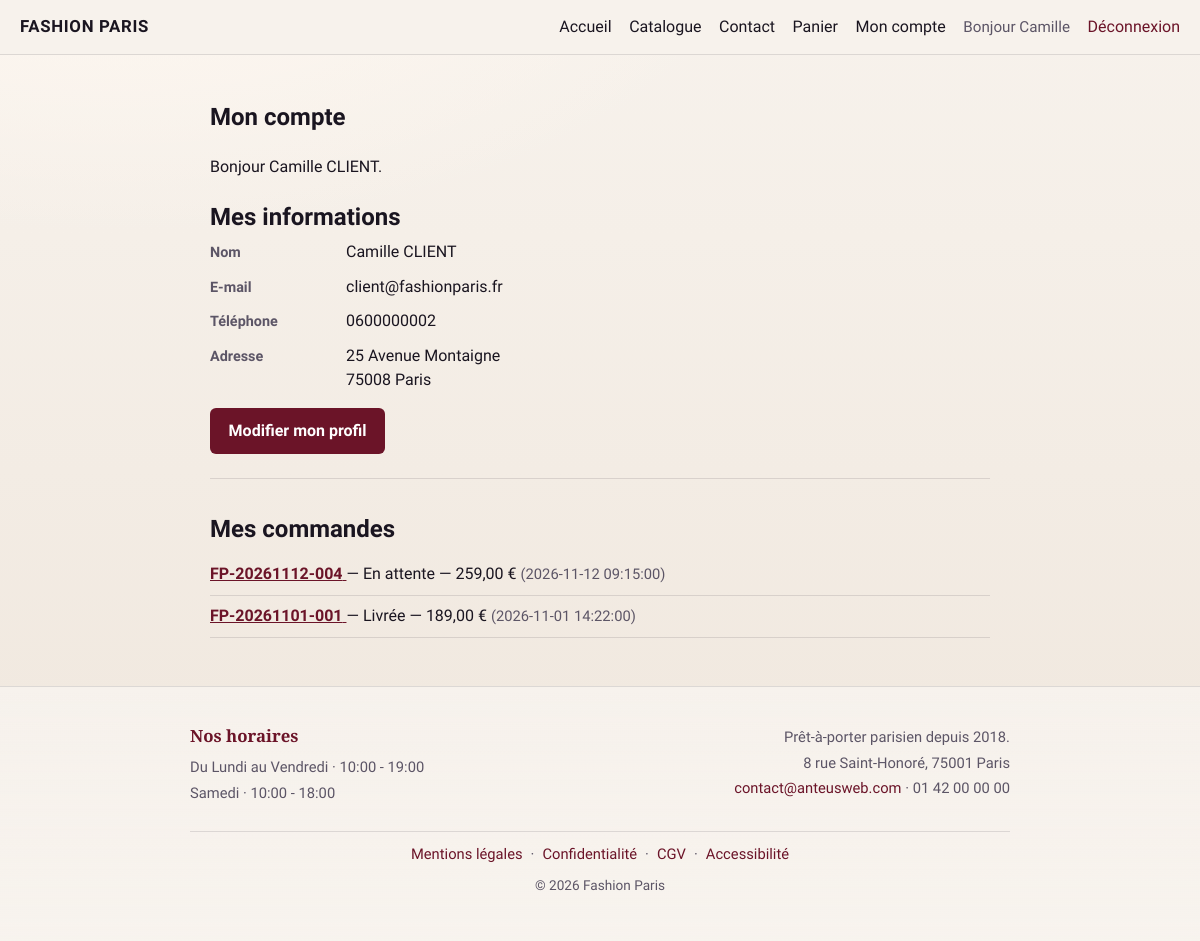
Page /mon-compte (signed in) on the committed database.
### tables this page shows
CREATE TABLE `utilisateur` (
  `utilisateur_id` INT NOT NULL AUTO_INCREMENT,
  `email` VARCHAR(100) NOT NULL,
  `password` VARCHAR(255) NOT NULL,
  `prenom` VARCHAR(50) NULL,
  `nom` VARCHAR(50) NULL,
  `telephone` VARCHAR(50) NULL,
  `adresse_postale` VARCHAR(255) NULL,
  `code_postal` VARCHAR(10) NULL,
  `ville` VARCHAR(50) NULL,
  `actif` TINYINT(1) NOT NULL DEFAULT 1,
  `email_verifie` TINYINT(1) NOT NULL DEFAULT 0,
  `email_token` VARCHAR(64) NULL,
  `email_token_expire` DATETIME NULL,
  `reset_token` VARCHAR(64) NULL,
  `reset_expire` DATETIME NULL,
  `date_creation` DATETIME NOT NULL DEFAULT CURRENT_TIMESTAMP,
  PRIMARY KEY (`utilisateur_id`),
  UNIQUE INDEX `idx_email_unique` (`email`)
);

CREATE TABLE `commande` (
  `numero_commande` VARCHAR(50) NOT NULL,
  `utilisateur_id` INT NOT NULL,
  `date_commande` DATETIME NOT NULL DEFAULT CURRENT_TIMESTAMP,
  `statut` VARCHAR(50) NOT NULL DEFAULT 'en_attente',
  `montant_total` DECIMAL(10,2) NOT NULL DEFAULT 0,
  `frais_livraison` DECIMAL(10,2) NOT NULL DEFAULT 0,
  `adresse_livraison` VARCHAR(255) NULL,
  `code_postal_livraison` VARCHAR(10) NULL,
  `ville_livraison` VARCHAR(100) NULL,
  `mode_paiement` VARCHAR(50) NULL,
  `motif_annulation` VARCHAR(500) NULL,
  PRIMARY KEY (`numero_commande`),
  INDEX `fk_commande_utilisateur_idx` (`utilisateur_id`),
  CONSTRAINT `fk_commande_utilisateur`
    FOREIGN KEY (`utilisateur_id`) REFERENCES `utilisateur` (`utilisateur_id`)
);

### src/Controllers/CompteController.php (called while the page is built, shortened)
<?php
require_once __DIR__ . '/../Models/UtilisateurModel.php';
require_once __DIR__ . '/../Models/CommandeModel.php';
class CompteController {
    public function index() {
        $utilisateur = (new UtilisateurModel())->findById((int) $_SESSION['utilisateur']['id']);
        $commandes = (new CommandeModel())->getByUtilisateur((int) $_SESSION['utilisateur']['id']);
        $config = require __DIR__ . '/../../config/commandeconfig.php';
        require __DIR__ . '/../Views/compte/index.php';
    }
}

### public/index.php (called while the page is built, shortened)
<?php
require_once __DIR__ . '/../src/Services/ViewHelper.php';
$router = new Router();
$url = trim($_GET['url'] ?? '', '/');
$router->dispatch($url);

### config/database.php (called while the page is built, shortened)
<?php
$config = [
    'host'     => getenv('DB_HOST') ?: 'localhost',
    'db_name'  => getenv('DB_NAME') ?: 'fashion_paris',
    'username' => getenv('DB_USER') ?: 'root',
    'password' => getenv('DB_PASSWORD') !== false ? (string) getenv('DB_PASSWORD') : '',
];
$local = __DIR__ . '/database.local.php';
return $config;

### src/Services/SqlDatabase.php (called while the page is built, shortened)
<?php
class SqlDatabase {
    private string $host;
    private string $db_name;
    private string $username;
    private string $password;
    public function __construct() {
        $config = require __DIR__ . '/../../config/database.php';
        $this->host     = $config['host'];
        $this->db_name  = $config['db_name'];
        $this->username = $config['username'];
        $this->password = $config['password'];
    }
    public function getConnection(): ?PDO {
        $this->conn = null;
        try {
            $this->conn = new PDO(
                'mysql:host=' . $this->host . ';dbname=' . $this->db_name . ';charset=utf8mb4',
                $this->username,
                $this->password
            );
            $this->conn->setAttribute(PDO::ATTR_ERRMODE, PDO::ERRMODE_EXCEPTION);
            $this->conn->setAttribute(PDO::ATTR_DEFAULT_FETCH_MODE, PDO::FETCH_ASSOC);
        } catch (PDOException $exception) {
            $line = date('c') . ' Fashion Paris BDD : ' . $exception->getMessage() . PHP_EOL;
            error_log(rtrim($line));
            $logDir = __DIR__ . '/../../logs';
            if (is_dir($logDir) && is_writable($logDir)) {
                @file_put_contents($logDir . '/bdd.log', $line, FILE_APPEND | LOCK_EX);
            }
        }
        return $this->conn;
    }
}

### src/Repositories/UtilisateurRepository.php (called while the page is built, shortened)
<?php
require_once __DIR__ . '/../Services/SqlDatabase.php';
class UtilisateurRepository {
    private $conn;
    public function __construct() {
        $database = new SqlDatabase();
        $this->conn = $database->getConnection();
    }
    public function findById(int $id): ?array {
        $stmt = $this->conn->prepare('SELECT * FROM utilisateur WHERE utilisateur_id = :id');
        $stmt->execute([':id' => $id]);
        return $stmt->fetch() ?: null;
    }
}

### src/Models/UtilisateurModel.php (called while the page is built, shortened)
<?php
require_once __DIR__ . '/../Repositories/UtilisateurRepository.php';
class UtilisateurModel {
    private UtilisateurRepository $repository;
    public function __construct() {
        $this->repository = new UtilisateurRepository();
    }
    public function findById(int $id): ?array {
        return $this->repository->findById($id);
    }
}

### src/Repositories/CommandeRepository.php (called while the page is built, shortened)
<?php
require_once __DIR__ . '/../Services/SqlDatabase.php';
class CommandeRepository {
    private $conn;
    public function __construct() {
        $database = new SqlDatabase();
        $this->conn = $database->getConnection();
    }
    public function getByUtilisateur(int $utilisateurId): array {
        $stmt = $this->conn->prepare("
            SELECT * FROM commande
            WHERE utilisateur_id = :id
            ORDER BY date_commande DESC, numero_commande DESC
        ");
        $stmt->execute([':id' => $utilisateurId]);
        return $stmt->fetchAll() ?: [];
    }
}

### config/commandeconfig.php (called while the page is built)
<?php
return [
    'frais_livraison'     => 10.00,
    'delai_livraison'     => '7 jours ouvrés',
    'seuil_franco'        => null,
    'statuts'             => [
        'en_attente'   => 'En attente',
        'confirmee'    => 'Confirmée',
        'expediee'     => 'Expédiée',
        'livree'       => 'Livrée',
        'annulee'      => 'Annulée',
    ],
    'modes_paiement'      => [
        'carte'   => 'Carte bancaire (simulation)',
        'paypal'  => 'PayPal (simulation)',
    ],
];

### src/Models/CommandeModel.php (called while the page is built, shortened)
<?php
require_once __DIR__ . '/../Repositories/CommandeRepository.php';
class CommandeModel {
    private CommandeRepository $repository;
    public function __construct() {
        $this->repository = new CommandeRepository();
    }
    public function getByUtilisateur(int $utilisateurId): array {
        return $this->repository->getByUtilisateur($utilisateurId);
    }
}

### src/Views/compte/index.php (the view, shortened to what this page needs)
<?php
$config = $config ?? require __DIR__ . '/../../../config/commandeconfig.php';
$nomComplet = ViewHelper::formatNomComplet($utilisateur['prenom'] ?? '', $utilisateur['nom'] ?? '');
$adresseLigne = trim((string) ($utilisateur['adresse_postale'] ?? ''));
$cpVille = trim(($utilisateur['code_postal'] ?? '') . ' ' . ($utilisateur['ville'] ?? ''));
$telephone = trim((string) ($utilisateur['telephone'] ?? ''));
?>
<section class="section page-narrow">
    <h1>Mon compte</h1>
    <p>Bonjour <?= htmlspecialchars($nomComplet) ?>.</p>
    <div class="compte-profil">
        <h2>Mes informations</h2>
        <dl class="compte-infos">
            <div>
                <dt>Nom</dt>
                <dd><?= htmlspecialchars($nomComplet !== '' ? $nomComplet : '—') ?></dd>
            </div>
            <div>
                <dt>E-mail</dt>
                <dd><?= htmlspecialchars($utilisateur['email'] ?? '—') ?></dd>
            </div>
            <div>
                <dt>Téléphone</dt>
                <dd><?= htmlspecialchars($telephone !== '' ? $telephone : '—') ?></dd>
            </div>
            <div>
                <dt>Adresse</dt>
                <dd>
                    <?php if ($adresseLigne === '' && $cpVille === ''): ?>
                        —
                    <?php else: ?>
                        <?php if ($adresseLigne !== ''): ?>
                            <?= htmlspecialchars($adresseLigne) ?><br>
                        <?php endif; ?>
                        <?php if ($cpVille !== ''): ?>
                            <?= htmlspecialchars($cpVille) ?>
                        <?php endif; ?>
                    <?php endif; ?>
                </dd>
            </div>
        </dl>
        <p class="compte-profil__actions">
            <?= ViewHelper::btnNav(BASE_URL . '/mon-compte/profil', 'Modifier mon profil', 'btn btn-primary') ?>
        </p>
    </div>
    <h2>Mes commandes</h2>
    <?php if (empty($commandes)): ?>
        <p class="empty-state">Aucune commande pour le moment.</p>
        <p><?= ViewHelper::btnNav(BASE_URL . '/catalogue', 'Voir le catalogue', 'btn btn-primary') ?></p>
    <?php else: ?>
        <ul class="order-list">
            <?php foreach ($commandes as $c): ?>
                <li>
                    <a href="<?= BASE_URL ?>/mon-compte/commande/<?= htmlspecialchars($c['numero_commande']) ?>">
                        <strong><?= htmlspecialchars($c['numero_commande']) ?></strong>
                    </a>
                    — <?= htmlspecialchars($config['statuts'][$c['statut']] ?? $c['statut']) ?>
                    — <?= ViewHelper::prix($c['montant_total']) ?>
                    <span class="muted">(<?= htmlspecialchars($c['date_commande']) ?>)</span>
                </li>
            <?php endforeach; ?>
        </ul>
    <?php endif; ?>
</section>
<?php
require __DIR__ . '/../layout.php';

### public/css/style.css (style rules this page uses)
:root { --ink: #1a1520; --muted: #5c5566; --paper: #f7f2ec; --paper-2: #efe6dc; --accent: #6b1428; --accent-dark: #4a0d1a; --accent-rgb: 107, 20, 40; --line: rgba(26, 21, 32, 0.12); --ok: #1f6b4a; --err: #8b1e1e; --radius: 6px; --font: "Source Sans 3", "Segoe UI", sans-serif; --font-display: "Cormorant Garamond", Georgia, serif; --max: 1100px; }
*, *::before, *::after { box-sizing: border-box; }
html { scroll-behavior: smooth; }
body { margin: 0; font-family: var(--font); color: var(--ink); background: radial-gradient(1200px 600px at 10% -10%, #fff8f1 0%, transparent 55%), linear-gradient(180deg, var(--paper) 0%, var(--paper-2) 100%); min-height: 100vh; line-height: 1.5; }
a { color: var(--accent); }
.section { padding: 1.5rem 1.25rem 3rem; max-width: var(--max); margin: 0 auto; }
.page-narrow { max-width: 820px; }
.section h2 { margin: 0 0 .35rem; }
.muted { color: var(--muted); font-size: .92rem; }
.compte-profil { margin: 1.25rem 0 2rem; padding-bottom: 1.5rem; border-bottom: 1px solid var(--line); }
.compte-infos { margin: 0 0 1rem; display: grid; gap: .65rem 1.25rem; }
.compte-infos > div { display: grid; grid-template-columns: 7.5rem minmax(0, 1fr); gap: .35rem 1rem; align-items: baseline; }
.compte-infos dt { margin: 0; color: var(--muted); font-size: .9rem; font-weight: 600; }
.compte-infos dd { margin: 0; }
.compte-profil__actions { margin: 0; }
.order-list { list-style: none; margin: 0; padding: 0; }
.order-list li { padding: .55rem 0; border-bottom: 1px solid var(--line); }

### rows in the picture
utilisateur: nomComplet "Camille CLIENT", prenom+nom "Camille CLIENT", email "client@fashionparis.fr", telephone "0600000002", adresse_postale "25 Avenue Montaigne", cpVille "75008 Paris"
commande: numero_commande "FP-20261112-004", statut "En attente", montant_total "259,00 €", date_commande "2026-11-12 09:15:00"
commande: numero_commande "FP-20261101-001", statut "Livrée", montant_total "189,00 €", date_commande "2026-11-01 14:22:00"

### other values in the picture
$_SESSION['utilisateur']['prenom'] "Camille"
$labelEsc "Modifier mon profil"
$ligneHoraire "Du Lundi au Vendredi · 10:00 - 19:00"
$ligneHoraire "Samedi · 10:00 - 18:00"
$boutique['tagline'] "Prêt-à-porter parisien depuis 2018."
$boutique['adresse'] "8 rue Saint-Honoré"
$boutique['code_postal'] "75001"
$boutique['ville'] "Paris"
$boutique['email'] "contact@anteusweb.com"
$boutique['telephone'] "01 42 00 00 00"
$boutique['nom'] "Fashion Paris"
